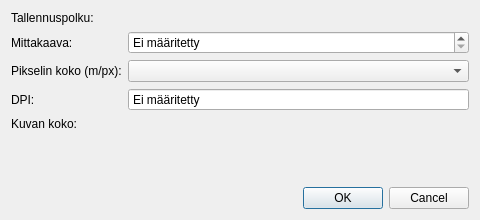
<?xml version="1.0" encoding="UTF-8"?>
<ui version="4.0">
 <class>GeoTiffDialog</class>
 <widget class="QDialog" name="GeoTiffDialog">
  <property name="geometry">
   <rect>
    <x>0</x>
    <y>0</y>
    <width>480</width>
    <height>220</height>
   </rect>
  </property>
  <property name="windowTitle">
   <string>Tallenna kaavakartta GeoTIFF-muodossa</string>
  </property>
  <layout class="QVBoxLayout" name="verticalLayout">
   <item>
    <layout class="QFormLayout" name="formLayout">
     <item row="0" column="0">
      <widget class="QLabel" name="file_label">
       <property name="text">
        <string>Tallennuspolku:</string>
       </property>
      </widget>
     </item>
     <item row="0" column="1">
      <widget class="QgsFileWidget" name="file_widget">
       <property name="dialogTitle">
        <string>Määritä GeoTIFF tallennuspolku</string>
       </property>
       <property name="filter">
        <string>GeoTIFF Files (*.tif)</string>
       </property>
       <property name="storageMode">
        <enum>QgsFileWidget::SaveFile</enum>
       </property>
      </widget>
     </item>
     <item row="1" column="0">
      <widget class="QLabel" name="scale_label">
       <property name="text">
        <string>Mittakaava:</string>
       </property>
       <property name="buddy">
        <cstring>scale_spin_box</cstring>
       </property>
      </widget>
     </item>
     <item row="1" column="1">
      <widget class="QSpinBox" name="scale_spin_box">
       <property name="toolTip">
        <string>Mittakaava, jossa kartta piirretään. Muutos ei tallennu kaavasuunnitelmaan.</string>
       </property>
       <property name="specialValueText">
        <string>Ei määritetty</string>
       </property>
       <property name="prefix">
        <string>1 : </string>
       </property>
       <property name="maximum">
        <number>999999999</number>
       </property>
      </widget>
     </item>
     <item row="2" column="0">
      <widget class="QLabel" name="pixel_size_label">
       <property name="text">
        <string>Pikselin koko (m/px):</string>
       </property>
       <property name="buddy">
        <cstring>pixel_size_combo_box</cstring>
       </property>
      </widget>
     </item>
     <item row="2" column="1">
      <widget class="QComboBox" name="pixel_size_combo_box">
       <property name="toolTip">
        <string>Ryhti hyväksyy vain kahden potenssit väliltä 0,015625–256 m.</string>
       </property>
      </widget>
     </item>
     <item row="3" column="0">
      <widget class="QLabel" name="dpi_label">
       <property name="text">
        <string>DPI:</string>
       </property>
       <property name="buddy">
        <cstring>dpi_spin_box</cstring>
       </property>
      </widget>
     </item>
     <item row="3" column="1">
      <widget class="QDoubleSpinBox" name="dpi_spin_box">
       <property name="toolTip">
        <string>Pikselin koko valitaan lähimmäksi sallituksi arvoksi.</string>
       </property>
       <property name="buttonSymbols">
        <enum>QAbstractSpinBox::NoButtons</enum>
       </property>
       <property name="specialValueText">
        <string>Ei määritetty</string>
       </property>
       <property name="decimals">
        <number>1</number>
       </property>
       <property name="maximum">
        <double>10000000.000000000000000</double>
       </property>
      </widget>
     </item>
     <item row="4" column="0">
      <widget class="QLabel" name="image_size_title_label">
       <property name="text">
        <string>Kuvan koko:</string>
       </property>
      </widget>
     </item>
     <item row="4" column="1">
      <widget class="QLabel" name="image_size_label">
       <property name="text">
        <string/>
       </property>
      </widget>
     </item>
    </layout>
   </item>
   <item>
    <widget class="QLabel" name="warning_label">
     <property name="styleSheet">
      <string notr="true">color: red;</string>
     </property>
     <property name="text">
      <string/>
     </property>
     <property name="wordWrap">
      <bool>true</bool>
     </property>
    </widget>
   </item>
   <item>
    <widget class="QDialogButtonBox" name="button_box">
     <property name="standardButtons">
      <set>QDialogButtonBox::Cancel|QDialogButtonBox::Ok</set>
     </property>
    </widget>
   </item>
  </layout>
 </widget>
 <customwidgets>
  <customwidget>
   <class>QgsFileWidget</class>
   <extends>QWidget</extends>
   <header>qgsfilewidget.h</header>
  </customwidget>
 </customwidgets>
 <resources/>
 <connections>
  <connection>
   <sender>button_box</sender>
   <signal>rejected()</signal>
   <receiver>GeoTiffDialog</receiver>
   <slot>reject()</slot>
  </connection>
 </connections>
</ui>
